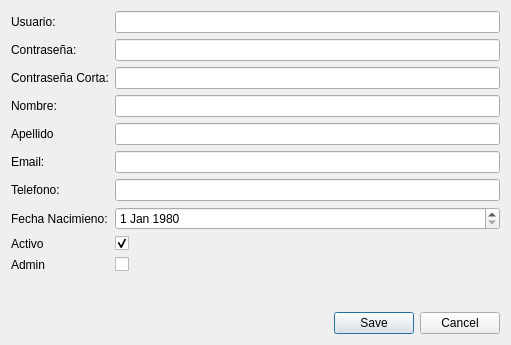
<?xml version="1.0" encoding="UTF-8"?>
<ui version="4.0">
 <class>wUser</class>
 <widget class="QWidget" name="wUser">
  <property name="geometry">
   <rect>
    <x>0</x>
    <y>0</y>
    <width>511</width>
    <height>345</height>
   </rect>
  </property>
  <property name="windowTitle">
   <string>Form</string>
  </property>
  <layout class="QVBoxLayout" name="verticalLayout">
   <item>
    <layout class="QFormLayout" name="formLayout">
     <property name="fieldGrowthPolicy">
      <enum>QFormLayout::AllNonFixedFieldsGrow</enum>
     </property>
     <item row="0" column="0">
      <widget class="QLabel" name="usuarioLabel">
       <property name="text">
        <string>Usuario:</string>
       </property>
      </widget>
     </item>
     <item row="0" column="1">
      <widget class="QLineEdit" name="usuarioLineEdit"/>
     </item>
     <item row="1" column="0">
      <widget class="QLabel" name="contraseALabel">
       <property name="text">
        <string>Contraseña: </string>
       </property>
      </widget>
     </item>
     <item row="1" column="1">
      <widget class="QLineEdit" name="contraseALineEdit">
       <property name="echoMode">
        <enum>QLineEdit::Password</enum>
       </property>
      </widget>
     </item>
     <item row="2" column="0">
      <widget class="QLabel" name="contraseACortaLabel">
       <property name="text">
        <string>Contraseña Corta:</string>
       </property>
      </widget>
     </item>
     <item row="2" column="1">
      <widget class="QLineEdit" name="contraseACortaLineEdit">
       <property name="echoMode">
        <enum>QLineEdit::PasswordEchoOnEdit</enum>
       </property>
      </widget>
     </item>
     <item row="3" column="0">
      <widget class="QLabel" name="nombreLabel">
       <property name="text">
        <string>Nombre:</string>
       </property>
      </widget>
     </item>
     <item row="3" column="1">
      <widget class="QLineEdit" name="nombreLineEdit"/>
     </item>
     <item row="4" column="0">
      <widget class="QLabel" name="apellidoLabel">
       <property name="text">
        <string>Apellido</string>
       </property>
      </widget>
     </item>
     <item row="4" column="1">
      <widget class="QLineEdit" name="apellidoLineEdit"/>
     </item>
     <item row="5" column="0">
      <widget class="QLabel" name="emailLabel">
       <property name="text">
        <string>Email:</string>
       </property>
      </widget>
     </item>
     <item row="5" column="1">
      <widget class="QLineEdit" name="emailLineEdit"/>
     </item>
     <item row="6" column="0">
      <widget class="QLabel" name="telefonoLabel">
       <property name="text">
        <string>Telefono:</string>
       </property>
      </widget>
     </item>
     <item row="6" column="1">
      <widget class="QLineEdit" name="telefonoLineEdit"/>
     </item>
     <item row="7" column="0">
      <widget class="QLabel" name="fechaNacimienoLabel">
       <property name="text">
        <string>Fecha Nacimieno:</string>
       </property>
      </widget>
     </item>
     <item row="7" column="1">
      <widget class="QDateEdit" name="fechaNacimienoDateEdit">
       <property name="dateTime">
        <datetime>
         <hour>0</hour>
         <minute>0</minute>
         <second>0</second>
         <year>1980</year>
         <month>1</month>
         <day>1</day>
        </datetime>
       </property>
      </widget>
     </item>
     <item row="8" column="0">
      <widget class="QLabel" name="activoLabel">
       <property name="text">
        <string>Activo</string>
       </property>
      </widget>
     </item>
     <item row="8" column="1">
      <widget class="QCheckBox" name="activoCheckBox">
       <property name="checked">
        <bool>true</bool>
       </property>
      </widget>
     </item>
     <item row="9" column="0">
      <widget class="QLabel" name="adminLabel">
       <property name="text">
        <string>Admin</string>
       </property>
      </widget>
     </item>
     <item row="9" column="1">
      <widget class="QCheckBox" name="adminCheckBox"/>
     </item>
    </layout>
   </item>
   <item>
    <widget class="QDialogButtonBox" name="buttonBox">
     <property name="standardButtons">
      <set>QDialogButtonBox::Cancel|QDialogButtonBox::Save</set>
     </property>
    </widget>
   </item>
  </layout>
 </widget>
 <resources/>
 <connections/>
</ui>
